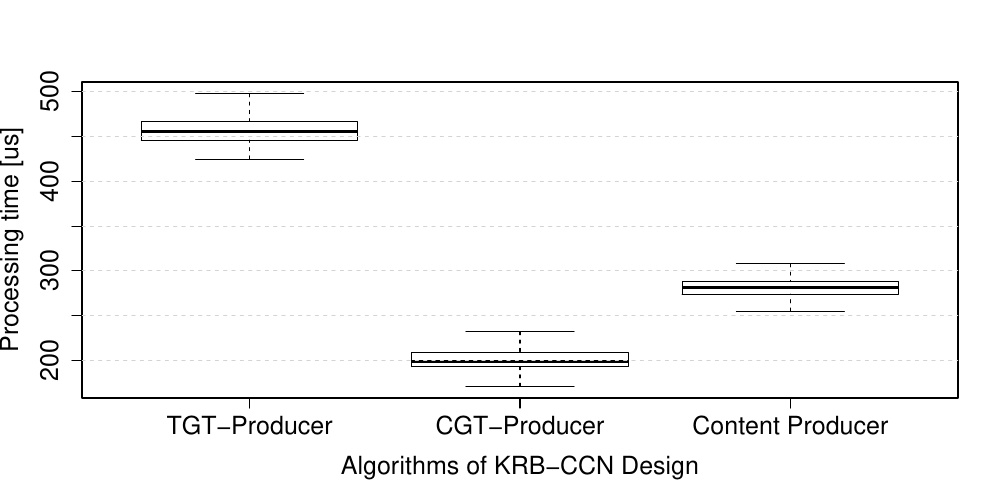

Recreate this plot in R.
names = list.files(".")
print(names)
#names = c()
for (file in names){
  print(file)
#  name = paste("./time_names/",file,sep="")
#  names = c(names,name)
}

d1 = read.csv(names[1],head=F)$V1
d2 = read.csv(names[2],head=F)$V1
d3 = read.csv(names[3],head=F)$V1
#d4 = read.csv(names[4],head=F)$V1
#d5 = read.csv(names[5],head=F)$V1
#d6 = read.csv(names[6],head=F)$V1

pdf("times.pdf",height=5,width=10)
boxplot(d1,d2,d3,
        names= c("TGT-Producer","CGT-Producer","Content Producer"),
        outline=F,
        ylab = "Processing time [us]",
        xlab = "Algorithms of KRB-CCN Design",
        cex.lab=1.5, cex.axis=1.5, cex.main=1.5, cex.sub=1.5, cex.names=1
)
grid(nx=NA, ny=NULL, lwd=1, lty=2)

dev.off()
